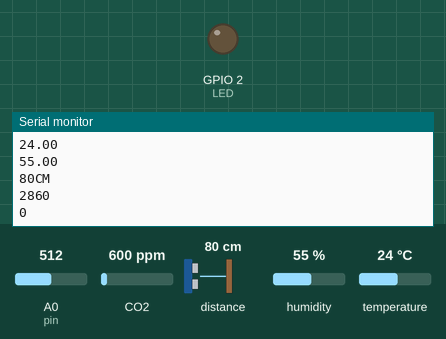
Bench run of a sketch on a simulated ESP8266 (NodeMCU). On the bench: output pins drawn as LEDs (lit = HIGH), the last lines printed to the serial monitor. Wiring (inferred from the names in the program): ultrasonic range finder: trigger GPIO 4; echo GPIO 0. Inputs (shaded band) come from the test bench; at power-on: distance to the obstacle 80 cm, humidity 55 %, temperature 24 °C, A0 (pin) = 512, CO2 600 ppm. The echo pulse lasts 58.3 µs per cm; WiFi joins after 1.5 s; servers stay silent unless stated; pins used as bus, display or sensor lines are not drawn.

Above: at 3.0 s.
3.1 s: distance to the obstacle set to 2 cm
At 4.03 s:
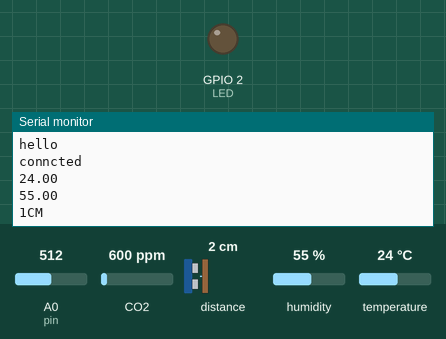
4.6 s: humidity set to 22 %
At 5.5 s:
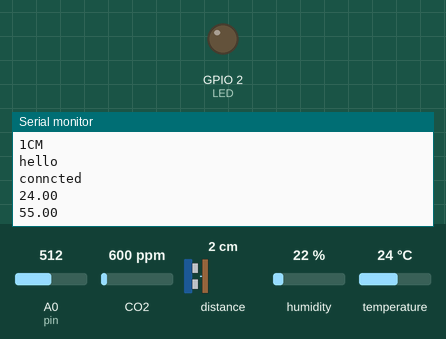
6.1 s: temperature set to 12 °C
At 6.6 s:
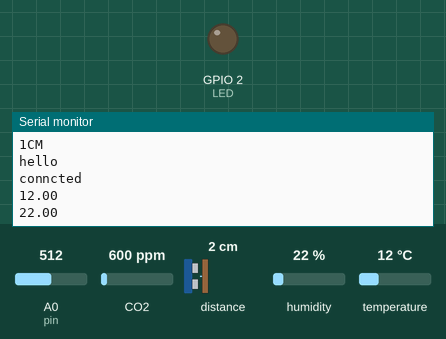
7.6 s: distance to the obstacle set to 4 cm
At 8.16 s:
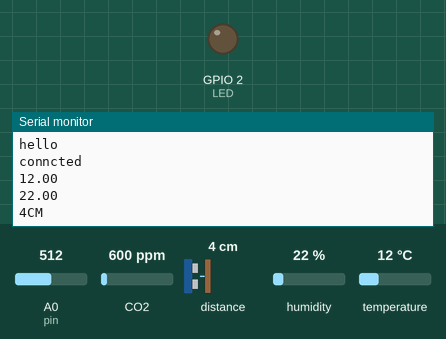
9.1 s: humidity set to 40 %
At 10.7 s:
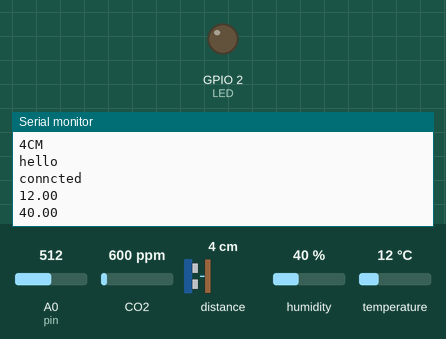
Timing chart, 0 to 11.6 s (numbered marks = the images above; inputs shaded):
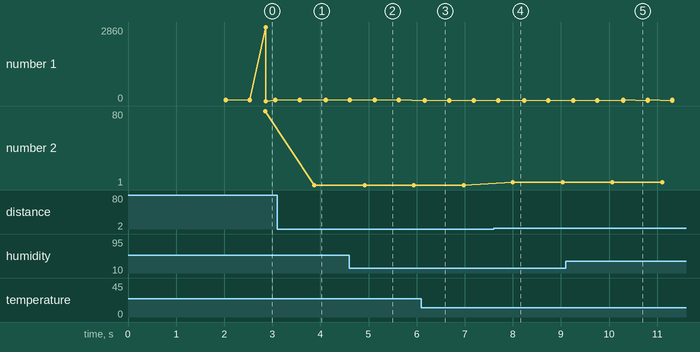

Measured:
- after the input at 3.1 s, the serial monitor: prints a new line after 0.77 s (image 1)
- after the input at 6.1 s, the serial monitor: prints a new line after 0.07 s (image 3)
- after the input at 7.6 s, the serial monitor: prints a new line after 0.40 s (image 4)
- after the input at 9.1 s, the serial monitor: prints a new line after 1.2 s (image 5)
- plotted number 1: 22 → 40 after the input at 9.1 s
- plotted number 2: 80 → 1 after the input at 3.1 s, 1 → 4 after the input at 7.6 s

The sketch:

iot_part1.c.ino
```cpp
#define LED 2 //Define blinking LED pin

#define BLYNK_PRINT Serial

#include <ESP8266WiFi.h>
#include <BlynkSimpleEsp8266.h>
#include <DHT.h>
#include "MQ135.h"
#include "ThingSpeak.h"

//#include<MQ2.h>

unsigned long starttimer = 0 , counter=0;
unsigned long myChannelNumber = 1422072;
const char * myWriteAPIKey = "LAFPC6XYW9R7GCL8";

String  str="";

WiFiClient  client;


#define DHTPIN 2
#define DHTTYPE DHT11
int pin=A0;
int data = 0;


char auth[] = "q0lFtEDUzQB9b4M_Ye2TTR-Q5tLwJRwl";
char ssid[] = "JioFiber-ptfPt";
char pass[] = "9739732141";

WidgetLCD lcd(V3);

MQ135 gasSensor = MQ135(pin);

DHT dht(DHTPIN, DHTTYPE);


int trigPin = 4; //D2
int echoPin = 0; //D3

BlynkTimer timer;

void setup() {

   WiFi.mode(WIFI_STA);
  Serial.begin(9600);
  pinMode(trigPin, OUTPUT);
  pinMode(echoPin, INPUT);
  pinMode(LED, OUTPUT); // Initialize the LED pin as an output

   lcd.clear();

   Blynk.begin(auth, ssid, pass);
   dht.begin();
  timer.setInterval(1000L, sendSensor);

 ThingSpeak.begin(client);

}

void loop() {

  pinMode(LED, HIGH);
  delay(100);
  pinMode(LED, LOW);
   delay(100);

   Serial.println("hello");

   if (WiFi.status() != WL_CONNECTED) {
    Serial.print("Attempting to connect to SSID: ");
    Serial.println(ssid);
    while (WiFi.status() != WL_CONNECTED) {
      WiFi.begin(ssid, pass); // Connect to WPA/WPA2 network. Change this line if using open or WEP network
      Serial.print(".");
      delay(5000);
    }
    Serial.println("\nConnected.");
  }
  else
  {
       lcd.clear();
    lcd.print(0, 0, "Distance in cm");


       Serial.println("conncted");
       float t = dht.readTemperature();
       float h = dht.readHumidity();
       data = analogRead(pin); // smoke
       float ppm = gasSensor.getPPM(); // air_q

       Serial.println(t);
       Serial.println(h);

       long duration, distance;
      digitalWrite(trigPin,HIGH);
      delayMicroseconds(1000);
      digitalWrite(trigPin, LOW);
      duration=pulseIn(echoPin, HIGH);
      distance =(duration/2)/29.1;


       //delay(10000);
       ThingSpeak.setField(1,String(t));
       ThingSpeak.setField(2,String(h));
       ThingSpeak.setField(3,String(ppm));
       ThingSpeak.setField(4,String(data));
       ThingSpeak.setField(6,String(distance));

       ThingSpeak.writeFields(myChannelNumber, myWriteAPIKey) ;

       Blynk.run();
    timer.run();


  }

}

void email_send()
{
  Blynk.email("t9035755@gmail.com", "ESP8266 Alert",str);
  return ;
}

void sendSensor()
{
  //Temperature Sensor
  float h = dht.readHumidity();
  float t = dht.readTemperature(); // or dht.readTemperature(true) for Fahrenheit

  Blynk.virtualWrite(V0, h);
  Blynk.virtualWrite(V1, t);

  data = analogRead(pin);
  Blynk.virtualWrite(V2, data);


  float ppm = gasSensor.getPPM();
  Blynk.virtualWrite(V6, ppm);

  int tflag=0, smflag=0,ppmflag=0;

  long duration, distance;
  digitalWrite(trigPin,HIGH);
  delayMicroseconds(1000);
  digitalWrite(trigPin, LOW);
  duration=pulseIn(echoPin, HIGH);
  distance =(duration/2)/29.1;
  Serial.print(distance);
  Serial.println("CM");
  delay(10);
  lcd.clear();
  lcd.print(0, 0, "Distance in cm");
  lcd.print(7, 1, distance);


  if(t<=50 || ppm >50 || data>400)
  {
    if(counter==0 || millis() - starttimer >=60000)
    {

      Serial.println(millis());
      Serial.println(starttimer);

      if(t<=50)
      {
        tflag=1;
        str+="temp over 50 \n";
      }

      if(ppm>50)
      {
        str+="air quality degraded\n";
      }

      if(data>400)
      {
         str+="smoke detected \n";
      }

      if(distance<10)
      {
        str+="water about to overflow \n";
      }

      //timer.setInterval(32500L, email_send);

      Blynk.email("t9035755@gmail.com", "ESP8266 Alert",str);

      counter++;
      starttimer = millis();
    }
  }


}
```
